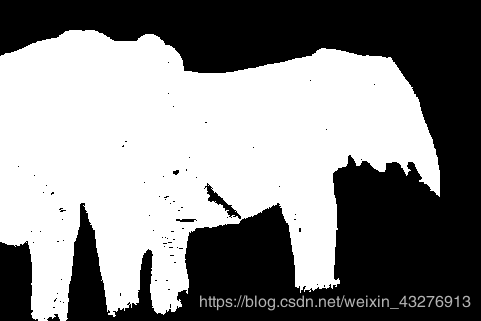
//> input picture untitled/src.png, 481 x 321 px
$ ./main   (built with g++ and OpenCV 4)
//> lines starting //> are read from the running program, lines starting //| are printed output that depends on the picture; after the words box and inside, x2 and y2 are one past the last pixel; in counts of white or black regions, pixels touching at a corner belong together
#include <iostream>
#include <opencv2/opencv.hpp>

using namespace std;
using namespace cv;

int main() {
    Mat src = imread("E:\\c++_studying\\untitled\\src.png");
//> src is the input picture: 321 rows x 481 cols, CV_8UC3; min 0, max 255, mean 134.3
    imshow("src",src);


//    创建进行形态学变换的核
    Mat kernel = getStructuringElement(MORPH_RECT,Size(11,11),Point(-1,-1));
// 利用该核进行开操作或者闭操作
    Mat dst,dst1,dst2;
//    闭操作
//    morphologyEx(src,dst,CV_MOP_CLOSE,kernel);
//    开操作
    morphologyEx(src,dst1,CV_MOP_OPEN,kernel);
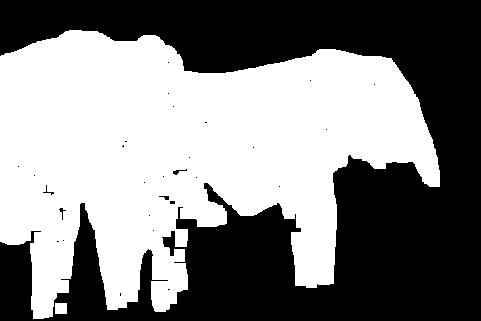
//> dst1: 321 rows x 481 cols, CV_8UC3; 51.2% white; 29 black regions (24 under 20 px), largest, box (x1, y1, x2, y2) and area: (0, 0, 481, 321) 75248, (173, 169, 187, 175) 31, (59, 208, 66, 220) 24, (159, 196, 169, 200) 23, (43, 185, 54, 195) 22
//    黑帽操作
    morphologyEx(src,dst,CV_MOP_BLACKHAT,kernel);
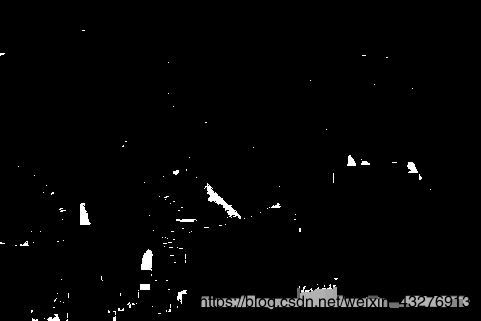
//> dst: 321 rows x 481 cols, CV_8UC3; min 0, max 255, mean 4.7
//    顶帽操作
    morphologyEx(src,dst2,CV_MOP_TOPHAT,kernel);
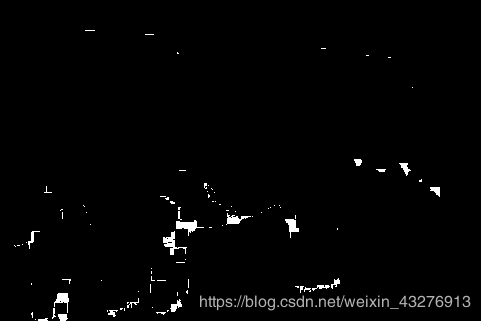
//> dst2: 321 rows x 481 cols, CV_8UC3; min 0, max 255, mean 3.8
    imshow("open",dst1);
    imshow("balckhat",dst);
    imshow("TOPHAT",dst2);
    waitKey(0);
    return 0;
}
